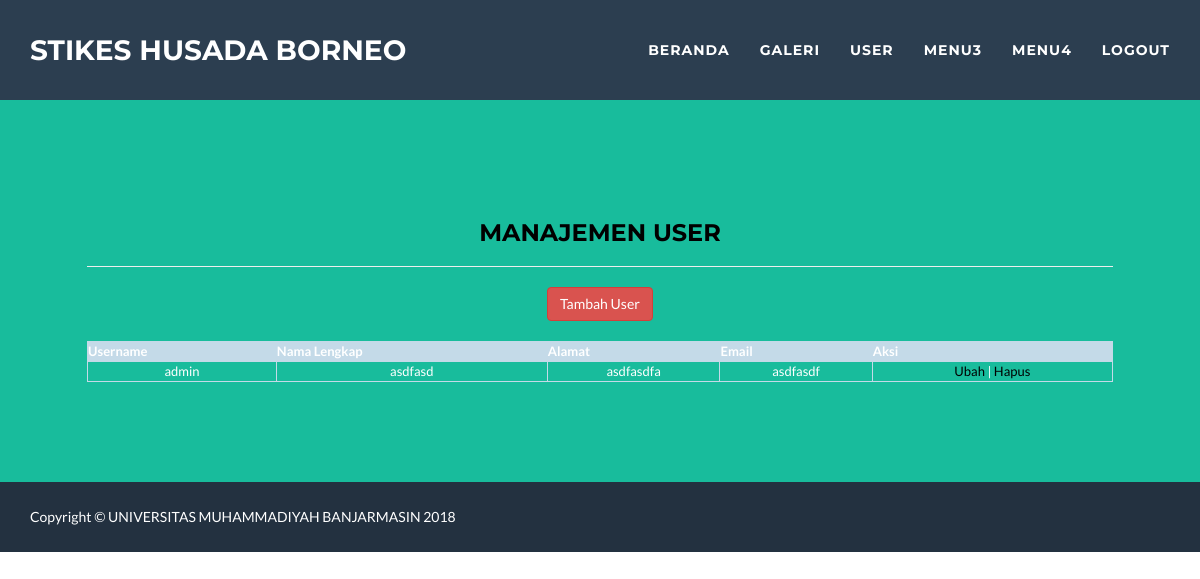
The page /admin/user.php (signed in) on the database its author committed.
### tables this page shows
CREATE TABLE IF NOT EXISTS `user` (
  `id_user` int(11) NOT NULL AUTO_INCREMENT,
  `nama` varchar(45) NOT NULL,
  `alamat` text NOT NULL,
  `email` varchar(45) NOT NULL,
  `username` varchar(45) NOT NULL,
  `password` varchar(255) NOT NULL,
  PRIMARY KEY (`id_user`)
);

### admin/user.php (the view, shortened to what this page needs)
<?php
include("../masterpages/header_admin.php");
?>
<header>
    <div class="container" id="maincontent">
        <div style="margin: 5 0 5 0">
            <center>
                <h3 style="color: black;">Manajemen User</h3>
                <hr style="color: #C4DAE8; width: 90%;"/>
                <a href="user_tambah.php" class="btn btn-danger" role="button">Tambah User</a>
            </center>
        </div>
        <table width="90%" align="center" border="1" cellpadding="0" cellspacing="0" style="border-color: #C4DAE8; font-size: small;">
            <thead align="center" style="background-color:#C4DAE8;">
            <th>Username</th>
            <th>Nama Lengkap</th>
            <th>Alamat</th>
            <th>Email</th>
            <th>Aksi</th>
            </thead>
            <?php
            $sql = "select * from user ";
            $exe = mysql_query($sql);
            while ($list = mysql_fetch_array($exe)) {
                ?>
                <tbody>
                <td><?php echo $list['username']; ?></td>
                <td><?php echo $list['nama']; ?></td>
                <td><?php echo $list['alamat']; ?></td>
                <td><?php echo $list['email']; ?></td>
                <td align="center"><a href="user_ubah.php?a=<?php echo $list['id_user']; ?>" style="color: black">Ubah</a> | <a href="user_delete.php?a=<?php echo $list["id_user"]; ?>" onclick="return KonfirmasiHapus()" style="color: black">Hapus</a></td>
                </tbody>
                <?php
            }
            ?>
        </table>
    </div>
</header>
<?php
include("../masterpages/footer.php");
?>

### rows shown on the page
user: username "admin", nama "asdfasd", alamat "asdfasdfa", email "asdfasdf"

### other values the page prints
$judul "STIKES HUSADA BORNEO"
